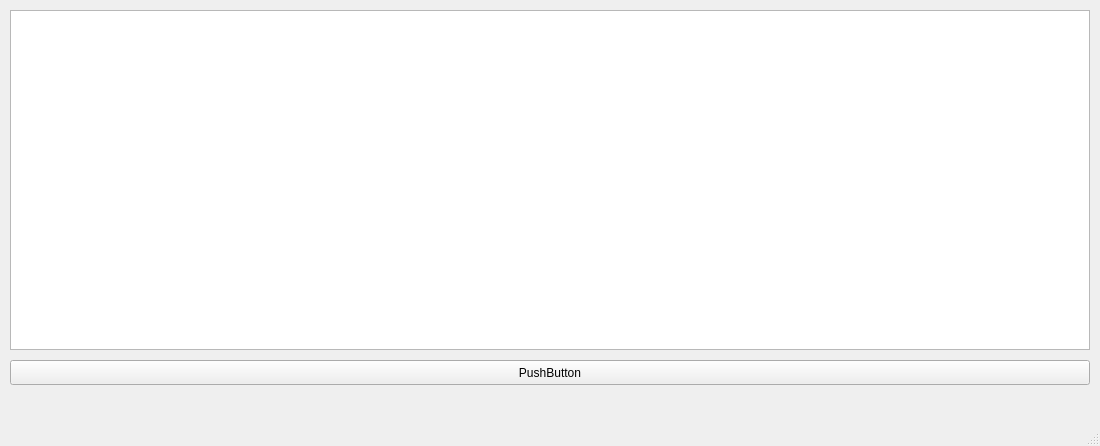
<?xml version="1.0" encoding="UTF-8"?>
<ui version="4.0">
 <class>MainWindow</class>
 <widget class="QMainWindow" name="MainWindow">
  <property name="geometry">
   <rect>
    <x>0</x>
    <y>0</y>
    <width>1100</width>
    <height>446</height>
   </rect>
  </property>
  <property name="windowTitle">
   <string>Эспрессо</string>
  </property>
  <widget class="QWidget" name="centralwidget">
   <widget class="QTableWidget" name="tableWidget">
    <property name="geometry">
     <rect>
      <x>10</x>
      <y>10</y>
      <width>1080</width>
      <height>340</height>
     </rect>
    </property>
   </widget>
   <widget class="QPushButton" name="addentry">
    <property name="geometry">
     <rect>
      <x>10</x>
      <y>360</y>
      <width>1080</width>
      <height>25</height>
     </rect>
    </property>
    <property name="text">
     <string>PushButton</string>
    </property>
   </widget>
  </widget>
  <widget class="QMenuBar" name="menubar">
   <property name="geometry">
    <rect>
     <x>0</x>
     <y>0</y>
     <width>1100</width>
     <height>21</height>
    </rect>
   </property>
  </widget>
  <widget class="QStatusBar" name="statusbar"/>
 </widget>
 <resources/>
 <connections/>
</ui>
